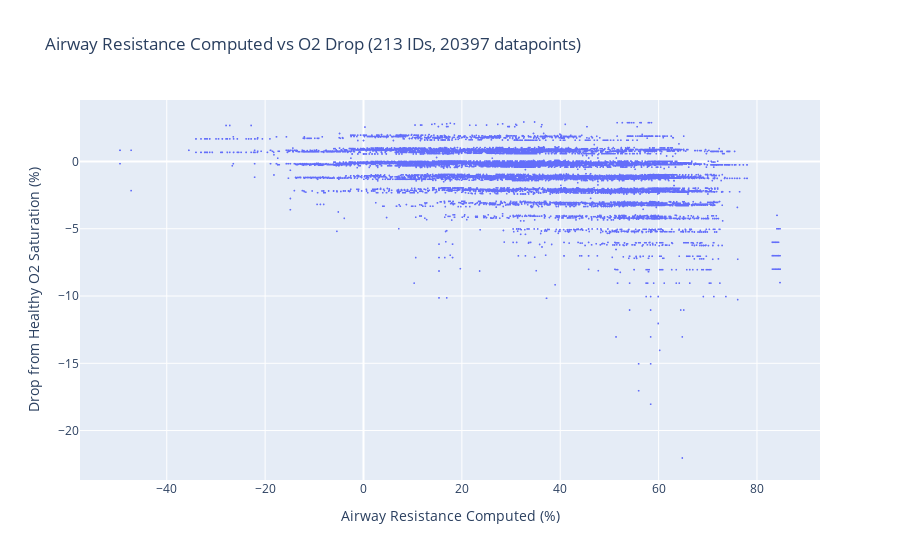

Here is the notebook cell this chart was saved with:
### Markdown cell above
### Raw scatter plot

### Code cell
# Plot Airway resistance vs O2 drop
title = f"Airway Resistance Computed vs O2 Drop ({df.ID.nunique()} IDs, {len(df)} datapoints)"
fig = px.scatter(
    df,
    x="Airway Resistance Computed (%)",
    y="Drop from Healthy O2 Saturation (%)",
    title=title,
)
# Reduce marker size
fig.update_traces(marker=dict(size=2))
fig.show()
# 100% is about 98 for females and 97.4 for males
# Hence, threshold at 95% => 3-3.5% drop in O2 Saturation => 96.5-97% O2 Saturation

### Figure 1 — Plotly figure (JSON) as saved in the notebook; plotly's stock layout.template omitted (floating-point values rounded to 4 significant figures; data arrays with more than 128 entries replaced by an {"elided": "..."} marker saying what was removed)
{"data": [{"hovertemplate": "Airway Resistance Computed (%)=%{x}<br>Drop from Healthy O2 Saturation (%)=%{y}<extra></extra>", "legendgroup": "", "marker": {"color": "#636efa", "size": 2, "symbol": "circle"}, "mode": "markers", "name": "", "showlegend": false, "type": "scattergl", "x": {"elided": "20397 float values"}, "xaxis": "x", "y": {"elided": "20397 float values"}, "yaxis": "y"}], "layout": {"legend": {"tracegroupgap": 0}, "title": {"text": "Airway Resistance Computed vs O2 Drop (213 IDs, 20397 datapoints)"}, "xaxis": {"anchor": "y", "domain": [0, 1], "title": {"text": "Airway Resistance Computed (%)"}}, "yaxis": {"anchor": "x", "domain": [0, 1], "title": {"text": "Drop from Healthy O2 Saturation (%)"}}}}
